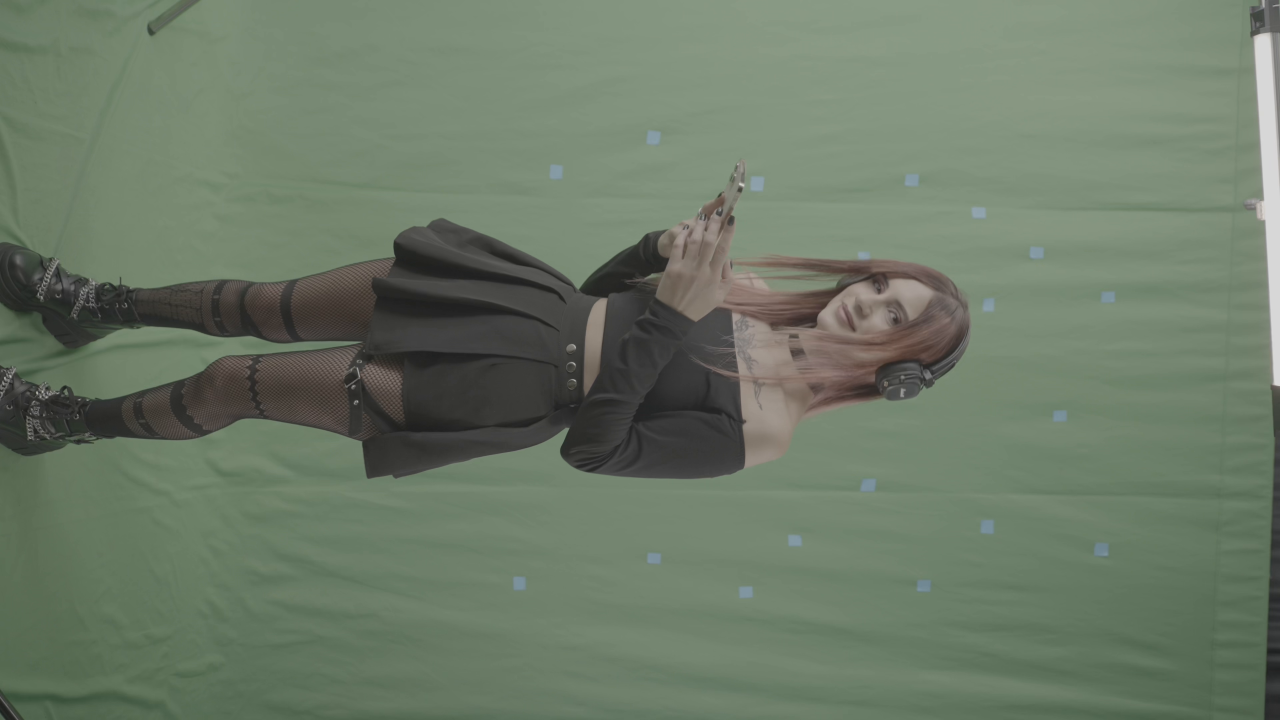
#> input picture frame 5 of rotated.mov, 3840 x 2160 px, given in place of output_test.mp4, which was not available (shown at 1/3 size)
$ python silhouette.py
#> lines starting #> are read from the running program, lines starting #| are printed output that depends on the picture; after the words box and inside, x2 and y2 are one past the last pixel; in counts of white or black regions, pixels touching at a corner belong together; pictures that were not available may be replaced by others from this repository, and a replacement may not be noted
import cv2
import numpy as np

# Определяем диапазон зеленого цвета в HSV
lower_green = np.array([35, 40, 40])
upper_green = np.array([85, 255, 255])

def refine_silhouette(mask):
    # Применяем морфологическое закрытие для устранения черных вкраплений внутри силуэта
    kernel = np.ones((5,5), np.uint8)
    mask = cv2.morphologyEx(mask, cv2.MORPH_CLOSE, kernel)

    # Применяем операцию заливки, чтобы заполнить оставшиеся черные области внутри силуэта
    # Инвертируем маску, чтобы чёрные области стали белыми, и наоборот
    inverted_mask = cv2.bitwise_not(mask)
    # Находим контуры
    contours, _ = cv2.findContours(inverted_mask, cv2.RETR_EXTERNAL, cv2.CHAIN_APPROX_SIMPLE)
    # Заливаем все внутренние контуры белым цветом
    cv2.drawContours(inverted_mask, contours, -1, 255, thickness=cv2.FILLED)

    # Возвращаем обратно инвертированную маску
    mask = cv2.bitwise_not(inverted_mask)

    return mask

def extract_green_layers(frame):
    hsv = cv2.cvtColor(frame, cv2.COLOR_BGR2HSV)

    # Создаем маску зеленого цвета
    green_mask = cv2.inRange(hsv, lower_green, upper_green)

    # Создаем инвертированную маску силуэта
    silhouette_mask = cv2.bitwise_not(green_mask)

    # Улучшаем силуэт: заполняем черные области белым и корректируем контуры
    refined_silhouette = refine_silhouette(silhouette_mask)

    # Усиливаем насыщенность зеленого цвета внутри силуэта
    hsv[:, :, 1][green_mask != 0] = np.clip(hsv[:, :, 1][green_mask != 0] * 1.4, 0, 255)

    # Создаем зеленый слой, состоящий из зелени вне силуэта
    green_layer = cv2.bitwise_and(frame, frame, mask=green_mask)

    # Удаляем зеленый цвет из исходного кадра (удаляем его вне силуэта)
    frame_no_green = cv2.bitwise_and(frame, frame, mask=refined_silhouette)

    # Возвращаем два результата:
    # 1) кадр с усиленным зеленым внутри силуэта и без зеленого снаружи
    # 2) зеленый слой, где вся зелень за пределами силуэта сохранена
    return frame_no_green, green_layer

# Открываем исходное видео
input_video = cv2.VideoCapture('output_test.mp4')
fps = int(input_video.get(cv2.CAP_PROP_FPS))
frame_width = int(input_video.get(cv2.CAP_PROP_FRAME_WIDTH))
frame_height = int(input_video.get(cv2.CAP_PROP_FRAME_HEIGHT))

# Создаем видеофайлы для сохранения результатов
fourcc = cv2.VideoWriter_fourcc(*'mp4v')
output_video = cv2.VideoWriter('result.mp4', fourcc, fps, (frame_width, frame_height))
green_layers_video = cv2.VideoWriter('green_layers.mp4', fourcc, fps, (frame_width, frame_height))

while True:
    ret, frame = input_video.read()
#> frame is the input picture: shape (2160, 3840, 3); mean B, G, R 103.2, 121.6, 107.9
    if not ret:
        break

    # Применяем нашу функцию для обработки каждого фрейма
    processed_frame, green_layer = extract_green_layers(frame)
#> in extract_green_layers, `green_mask = cv2.inRange(hsv, lower_green, upper_green)`:
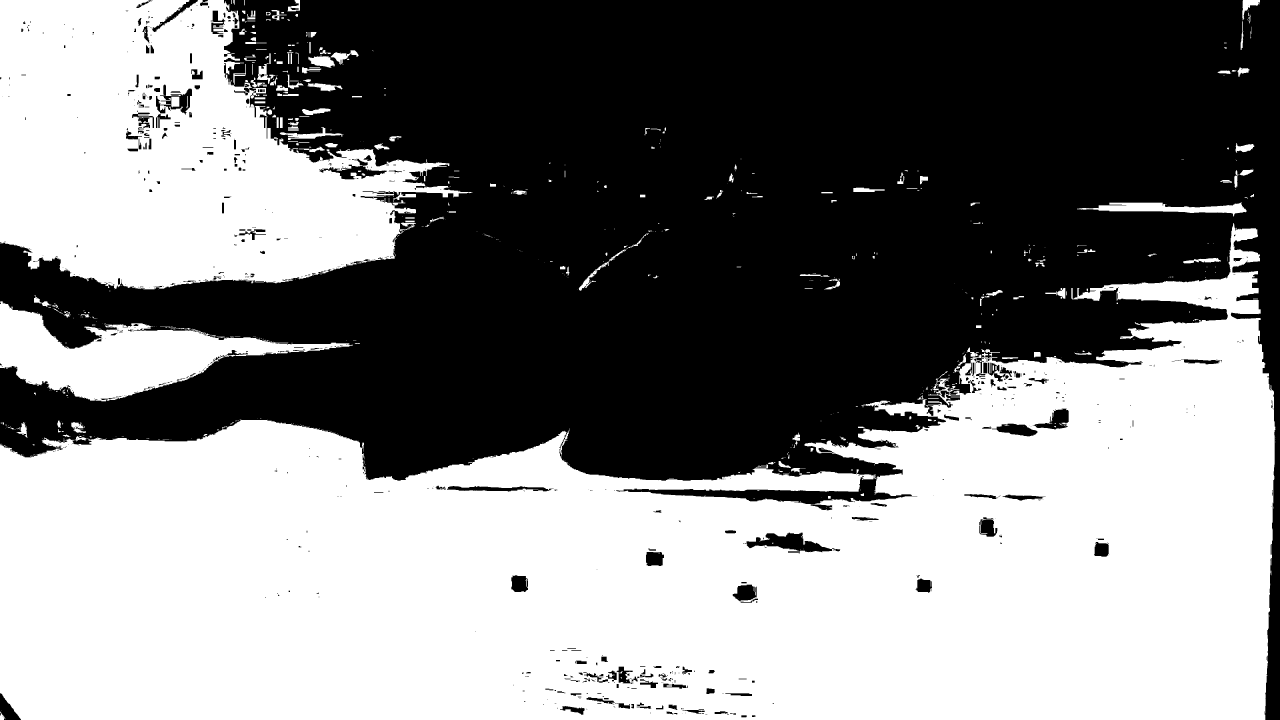
#> green_mask: shape (2160, 3840) (shown at 1/3 size); 51.3% white; 964 black regions (681 under 20 px), largest, box (x1, y1, x2, y2) and area: (0, 0, 3840, 2160) 3934524, (1848, 1432, 2752, 1512) 20771, (2239, 1598, 2504, 1657) 7426
#> in refine_silhouette, `mask = cv2.morphologyEx(mask, cv2.MORPH_CLOSE, kernel)`:
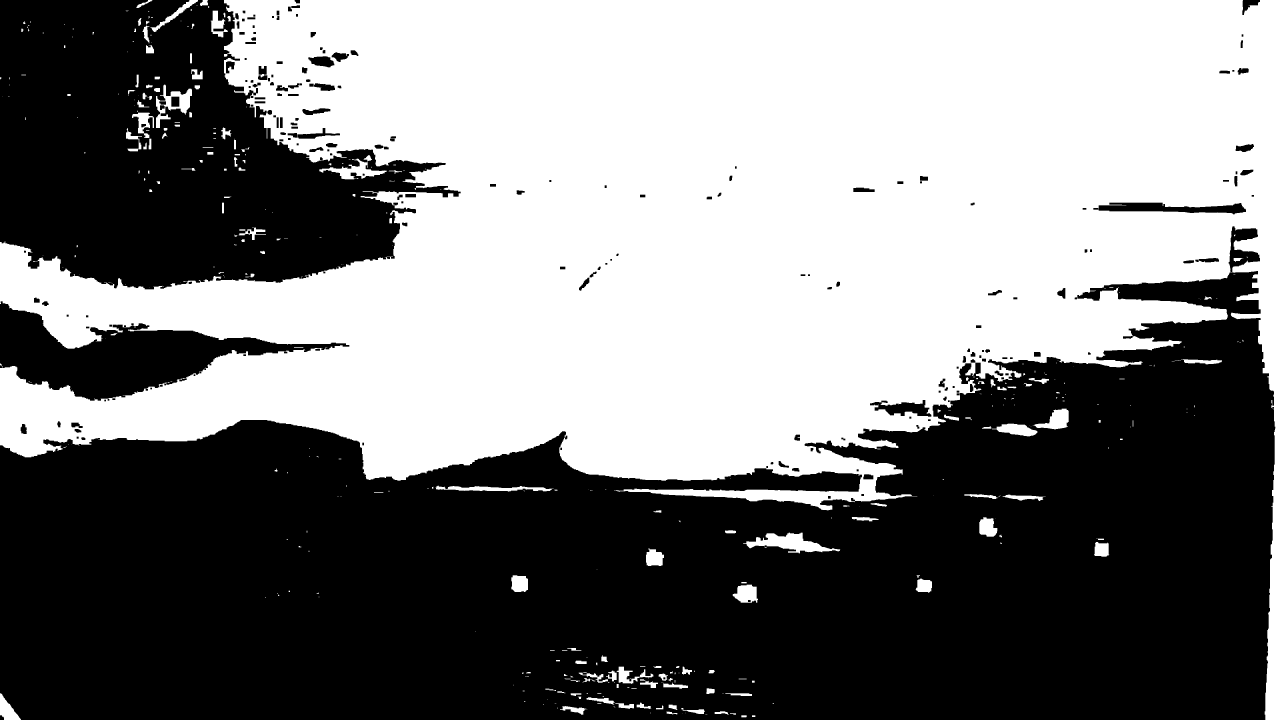
#> mask: shape (2160, 3840) (shown at 1/3 size); 49.1% white; 377 white regions (195 under 20 px), largest, box (x1, y1, x2, y2) and area: (0, 0, 3840, 2160) 3995643, (2229, 1598, 2521, 1660) 7891, (468, 254, 576, 384) 4923
#> in refine_silhouette, `contours, _ = cv2.findContours(inverted_mask, cv2.RETR_EXTERNAL, cv2.C..`: contours = 205 contours, 8 with area under 20; largest, box (x1, y1, x2, y2) and area: (0, 813, 3826, 2160) 3343864, (0, 0, 1382, 868) 764324, (0, 904, 1048, 1202) 118686, (3295, 608, 3738, 643) 8704, (3686, 679, 3780, 816) 6154
#> in extract_green_layers, `green_layer = cv2.bitwise_and(frame, frame, mask=green_mask)`:
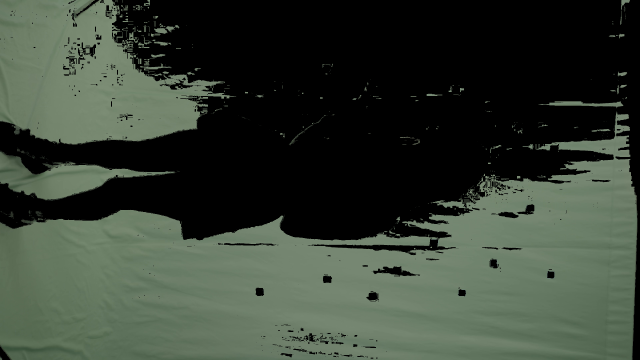
#> green_layer: shape (2160, 3840, 3) (shown at 1/6 size); mean B, G, R 52.5, 64, 54.6
#> in extract_green_layers, `frame_no_green = cv2.bitwise_and(frame, frame, mask=refined_silhouette)`:
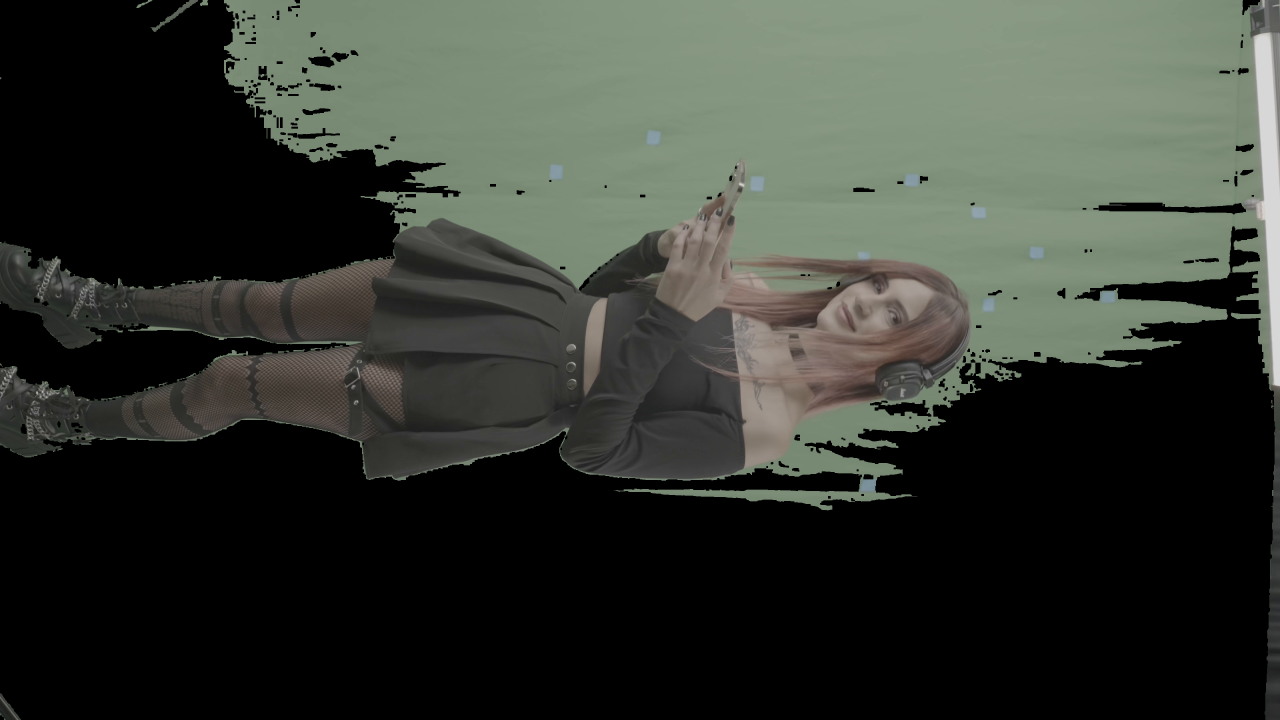
#> frame_no_green: shape (2160, 3840, 3) (shown at 1/3 size); mean B, G, R 50, 56.9, 52.7

    output_video.write(processed_frame)
    green_layers_video.write(green_layer)

input_video.release()
output_video.release()
green_layers_video.release()
cv2.destroyAllWindows()

$ run again, starting later in the video
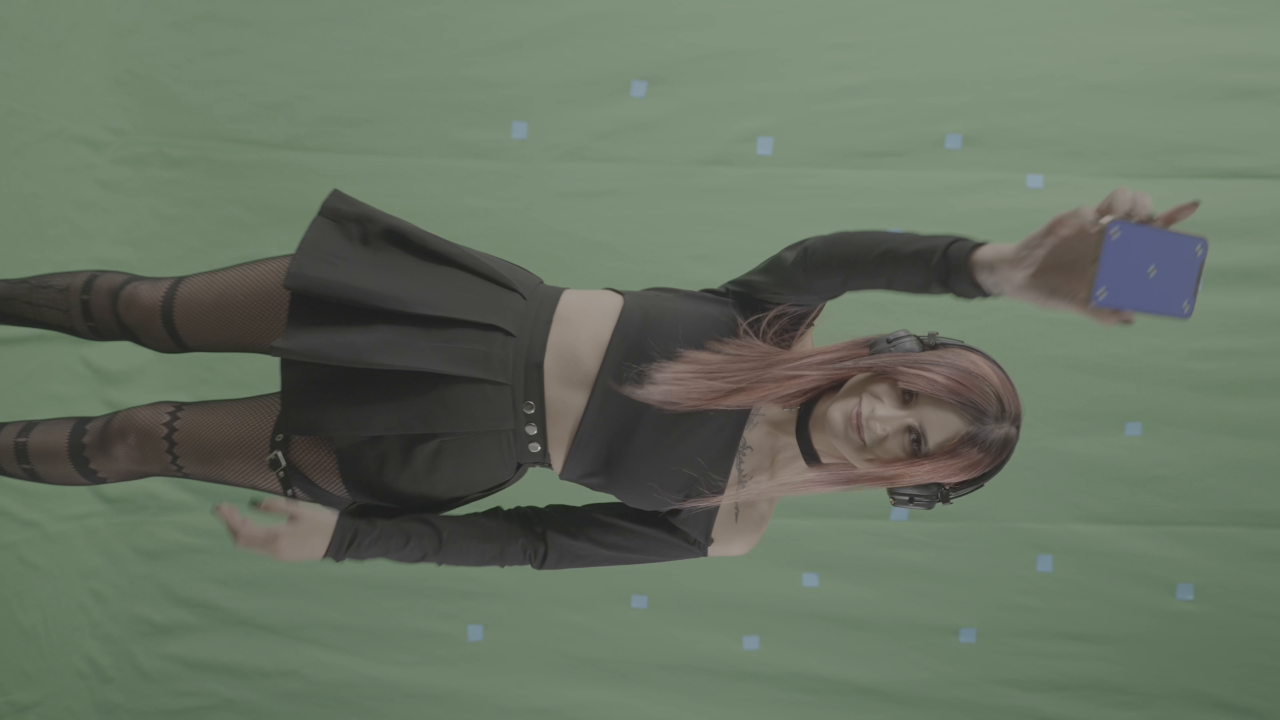
#> input picture frame 25 of rotated.mov, 3840 x 2160 px, given in place of output_test.mp4, which was not available (shown at 1/3 size)
#> frame is the input picture: shape (2160, 3840, 3); mean B, G, R 97.4, 113.8, 102.4
#> in extract_green_layers, `green_mask = cv2.inRange(hsv, lower_green, upper_green)`:
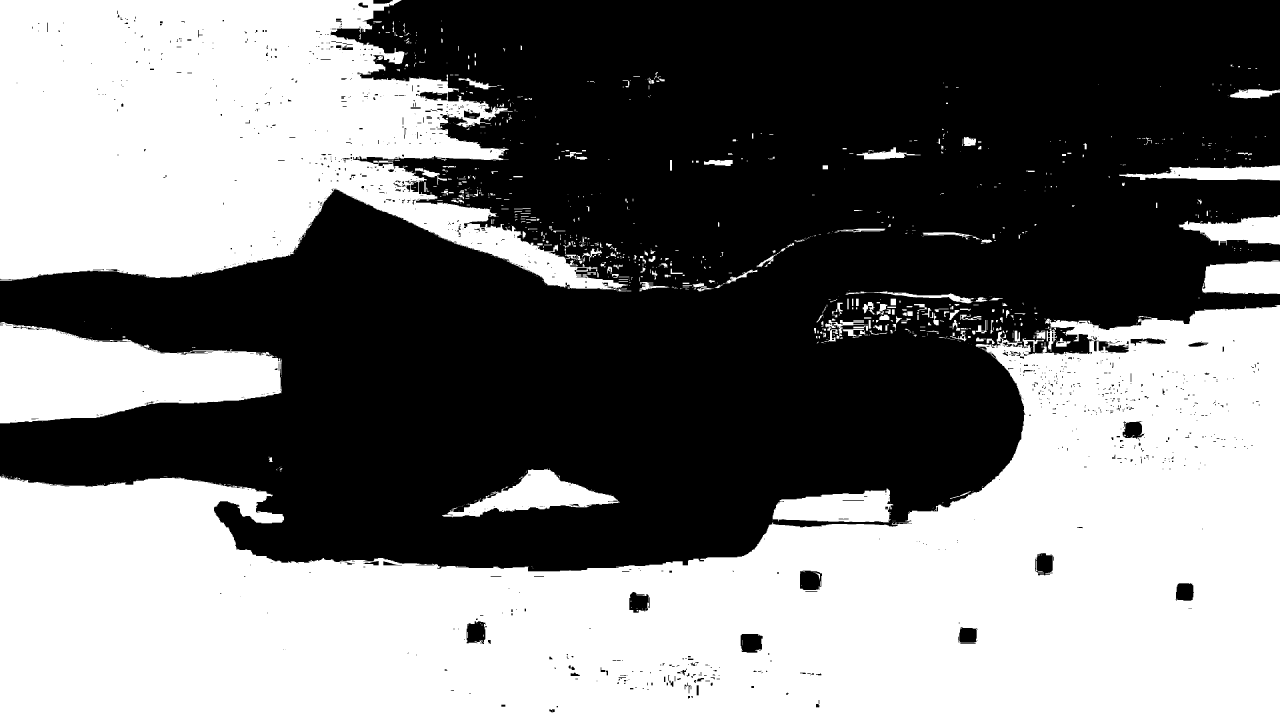
#> green_mask: shape (2160, 3840) (shown at 1/3 size); 47.7% white; 1302 white regions (891 under 20 px), largest, box (x1, y1, x2, y2) and area: (0, 915, 3840, 2160) 2634572, (0, 0, 1884, 870) 994559, (0, 966, 846, 1270) 167343
#> contours = 204 contours, 8 with area under 20; largest, box (x1, y1, x2, y2) and area: (0, 915, 3840, 2160) 2658076, (0, 0, 1870, 868) 990197, (0, 970, 844, 1270) 163772, (1344, 1408, 1848, 1550) 28754, (2318, 1468, 2672, 1567) 26102
#> in extract_green_layers, `frame_no_green = cv2.bitwise_and(frame, frame, mask=refined_silhouette)`:
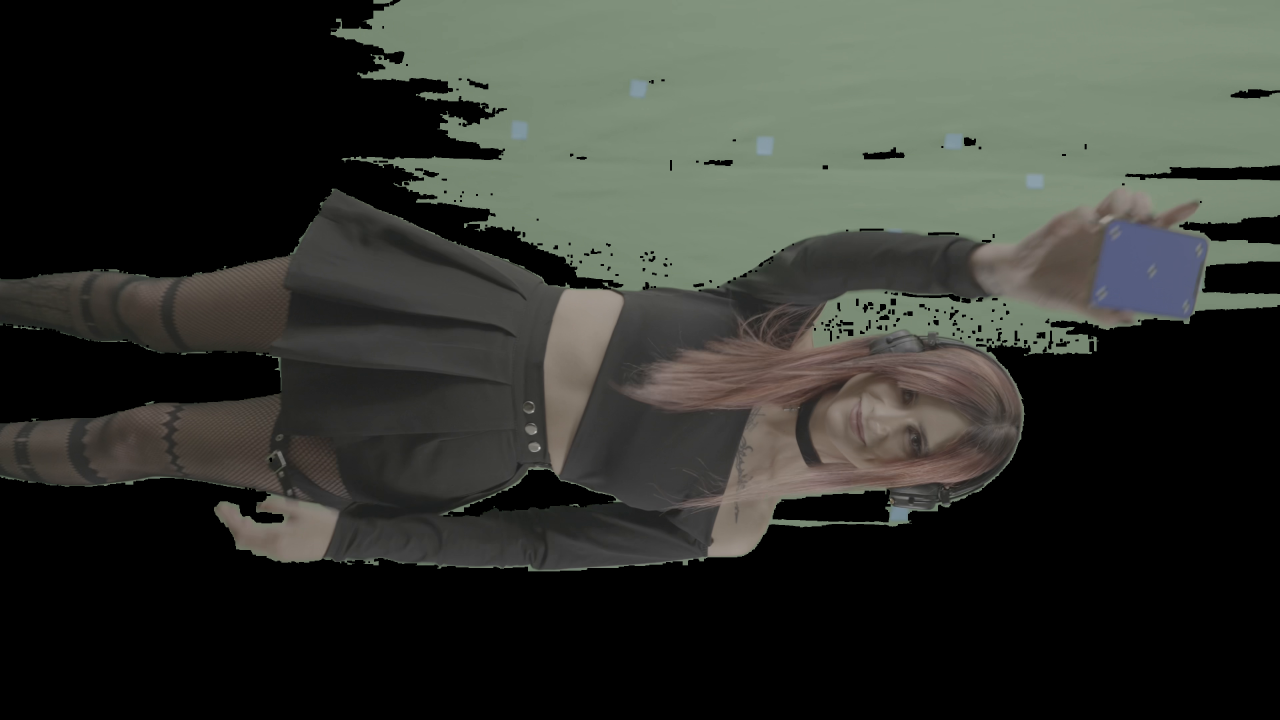
#> frame_no_green: shape (2160, 3840, 3) (shown at 1/3 size); mean B, G, R 47.9, 53.7, 51
